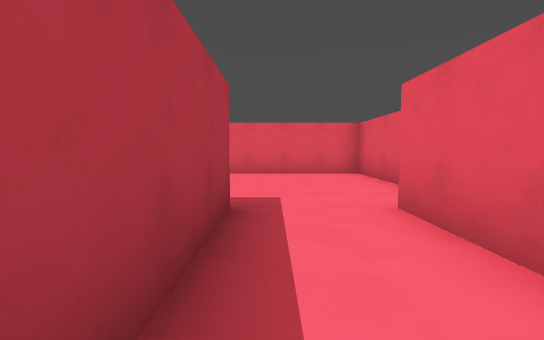
View 1 (above)

16 first-person views from a walk through a level from a Godot 3-D game. The camera is 1.4 m above the floor, tilts 4° down and sees 85° across. The floor is counted in squares, 2 m on a side. Each view is taken from the middle of a square. On the plan, view 1 faces up. The plan holds only what a view shows up to about 10 squares ahead; the rest is blank. The place goes on beyond the plan.

View 2
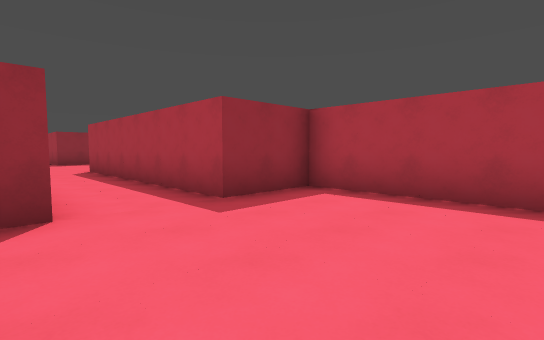

View 3
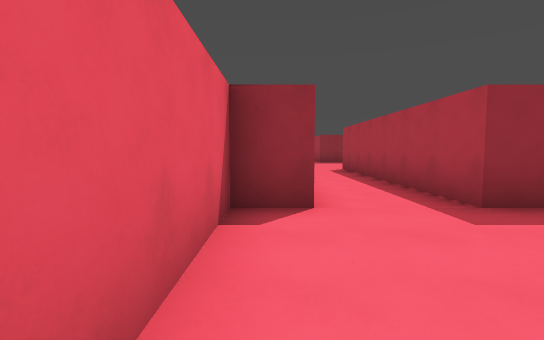

View 4
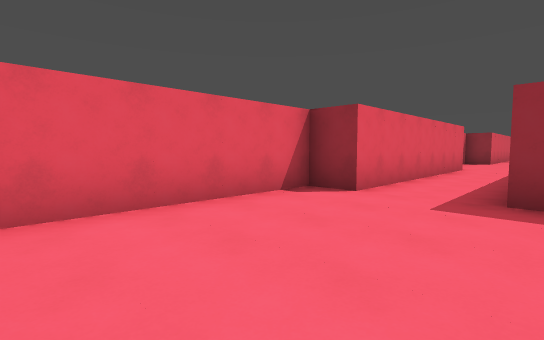

View 5
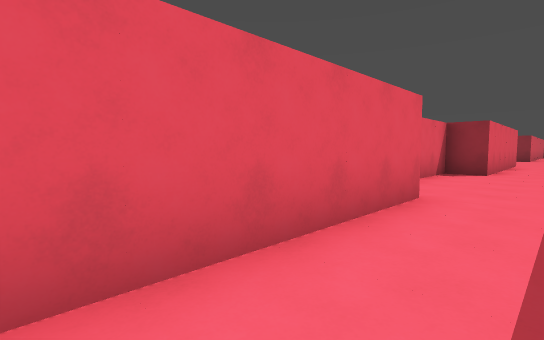

View 6
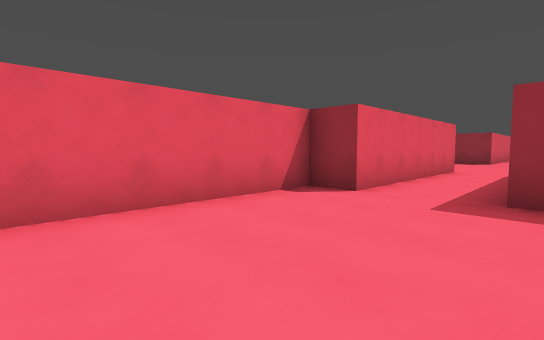

View 7
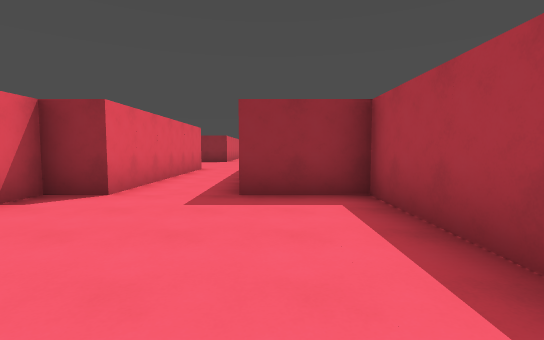

View 8
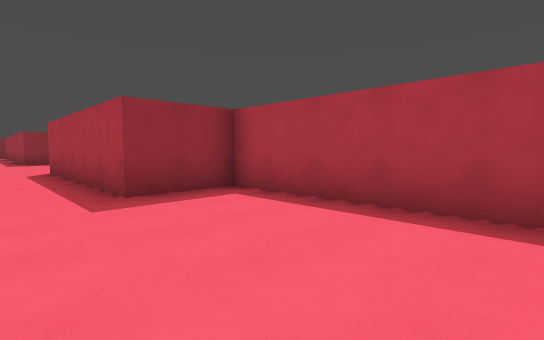

View 9
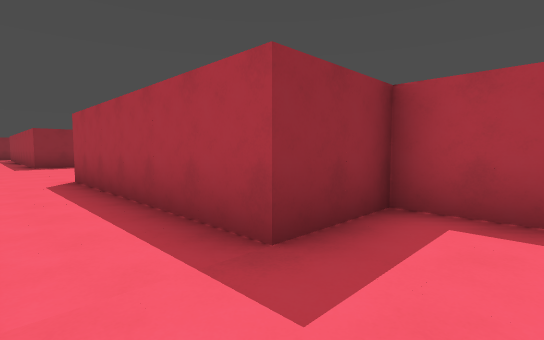

View 10
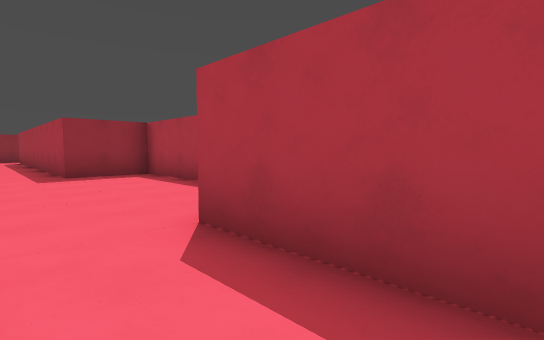

View 11
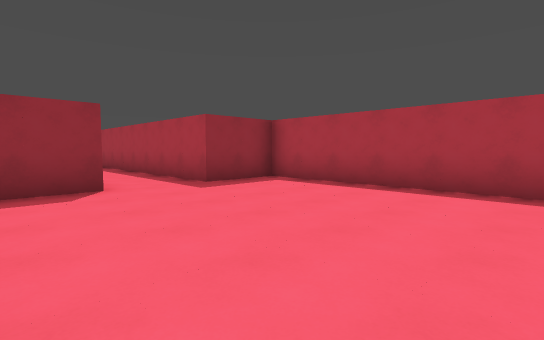

View 12
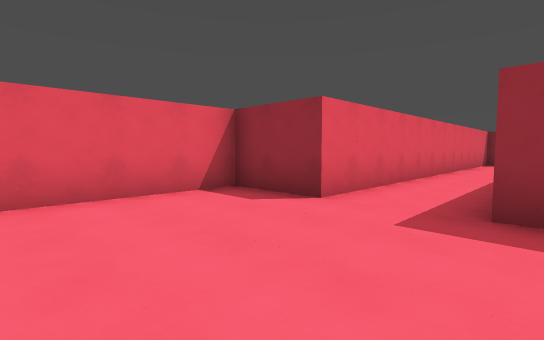

View 13
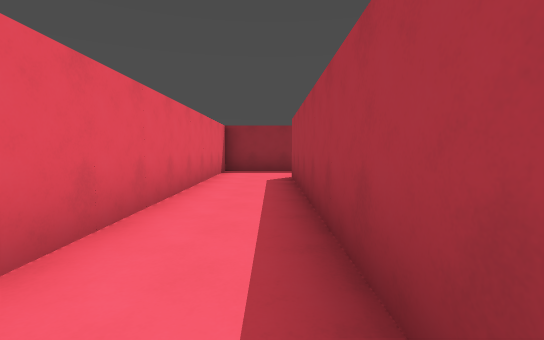

View 14
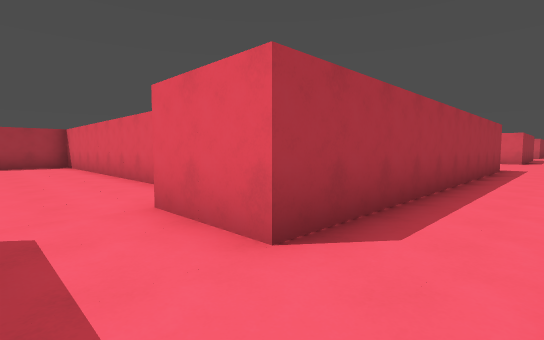

View 15
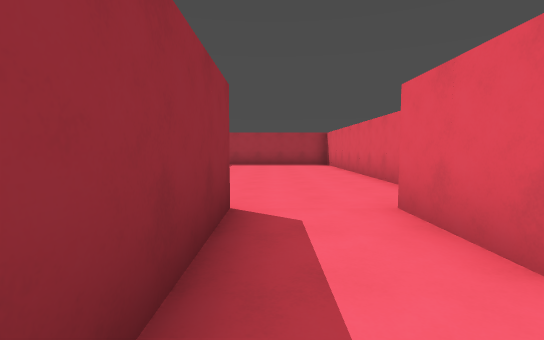

View 16
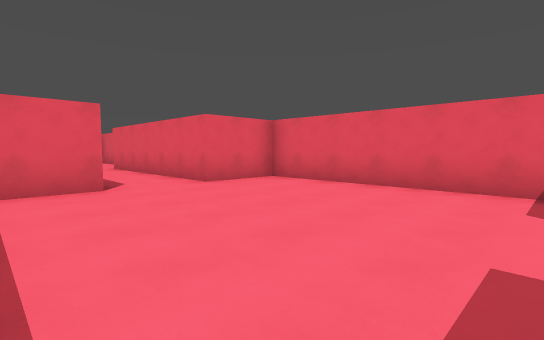

### Floor plan
Points are (right, up) in squares from view 1. A wall is a line through its corners. A room is listed if a view was taken in it or the views show most of it. See-through windows are left out.
Room 1 (views 1, 2, 3, 4, 5)
walls: (-2.5, 6.9) (-2.5, 3.5) (-0.5, 3.5) (-0.5, -3.5); (1.5, -3.6) (1.5, 3.5) (2.5, 3.5) (2.5, 8.5) (-1.2, 8.5)
ways out: opening at (0.5, -3) to room 2
Room 2 (views 6, 7, 8, 9, 10)
walls: (-2.5, -4.1) (-2.5, -8.5) (-0.5, -8.5) (-0.5, -14.5); (1.5, -14.5) (1.5, -8.5) (2.5, -8.5) (2.5, -4.1)
ways out: opening at (0.5, -3) to room 1; opening at (0.5, -15) to room 3
Room 3 (views 11, 12, 13, 14, 15, 16)
walls: (-2.5, -15.1) (-2.5, -20.5) (-0.5, -20.5) (-0.5, -30.5) (-2.5, -30.5); (-0.5, -14.5) (-1.9, -14.5); (-2.5, -32.5) (1.5, -32.5) (1.5, -20.5) (3.5, -20.5) (3.5, -14.5) (1.5, -14.5)
ways out: opening at (0.5, -15) to room 2; opening at (-1.5, -31.5)

Positions as (right, up) in squares from view 1, and headings:
1: (0, 0), facing up
2: (2, 7), facing down-left
3: (2, 7), facing down
4: (-1, 8), facing down-right
5: (0, 1), facing down-right
6: (-1, -4), facing down-right
7: (-1, -4), facing down
8: (1, -4), facing down-left
9: (1, -7), facing down-left
10: (1, -12), facing down-left
11: (3, -15), facing down-left
12: (-1, -17), facing down-right
13: (0, -23), facing down
14: (1, -32), facing up-left
15: (1, -32), facing left
16: (-2, -20), facing up-right
